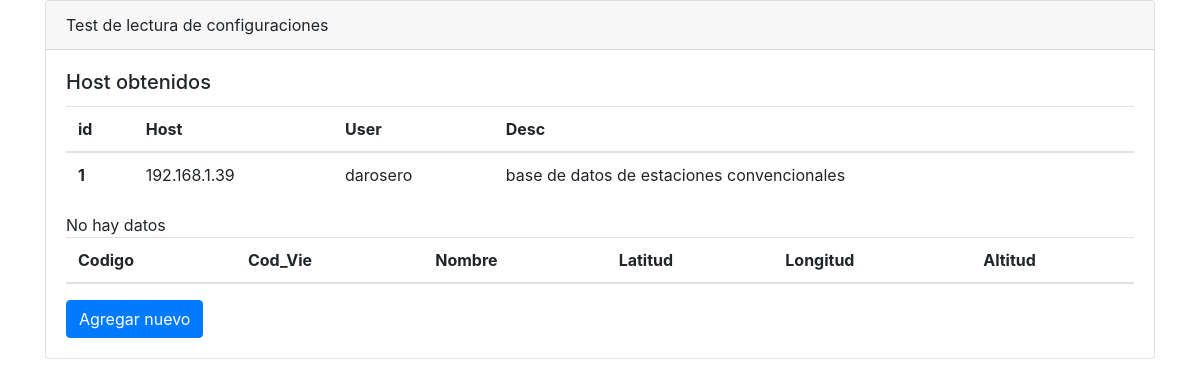
Screenshot of /getobs/contodb/ with the database file from the repository.
### base_consulta/models.py (models this page shows)
class BaseConf(models.Model):
    db_host = models.CharField(max_length=15)
    db_user = models.CharField(max_length=60)
    db_pass = models.CharField(max_length=60)
    db_name = models.CharField(max_length=60)
    db_desc = models.CharField(max_length=200)
    db_esta =models.IntegerField()

### getObservations/views.py (the view)
# urls.py: path('contodb/',views.contodb,name='contodb'),
def contodb(request):
    mchcred = dbConf("darosero")
    print(mchcred.db_user + " ######## log")
    conne = mch.MchConect(mchcred.db_host, mchcred.db_user, mchcred.db_pass, mchcred.db_name)
    data = conne.consulta("select estacion, municipio, nombreEstacion, latitud2" +
                          ",longitud2,altitud from estaciones where estacion like 'M%' order by estacion;")
    print(type(mchcred))
    dataE = []  # Lista de estaciones
    for d in data:
        epd = estacionpd(d[0], d[1], d[2], d[3], d[4], d[5])
        dataE.append(epd)
    return render(request, 'getObservations/contodb.html', {'milista': mchcred, 'estaciones': dataE})

### getObservations/views.py (called while the page is built)
def dbConf(user):
    listHost = BaseConf.objects.get(db_user=user)
    return listHost

### util/mchConect.py (called while the page is built)
    def consulta(self, sent=''):
        datos = [self.db_host, self.db_user, self.db_pass, self.db_name]
        conn = pymysql.connect(*datos)  # Conectar a la base de datos
        cursor = conn.cursor()  # Crear un cursor
        cursor.execute(sent)  # Ejecutar una consulta
        if sent.upper().startswith('SELECT'):
            data = cursor.fetchall()  # Traer los resultados de un select
        else:
            conn.commit()  # Hacer efectiva la escritura de datos
            data = None
        cursor.close()  # Cerrar el cursor
        conn.close()  # Cerrar la conexión
        return data

### templates/getObservations/contodb.html (shortened to what this page needs)
{% load icons %}
<link href="https://maxcdn.bootstrapcdn.com/font-awesome/4.7.0/css/font-awesome.min.css"
      rel="stylesheet"
>
{% load bootstrap4 %}
{% bootstrap_css %}
{% block content %}
<div class="container">
    <div class="card">
        <div class="card-header">
            Test de lectura de configuraciones
        </div>
        <div class="card-body">
            <h5 class="card-title">Host obtenidos</h5>
            <table class="table table-hover">
                <thead>
                <tr>
                    <th scope="col">id</th>
                    <th scope="col">Host</th>
                    <th scope="col">User</th>
                    <th scope="col">Desc</th>
                </tr>
                </thead>
                <tbody>
                {% if milista%}
                <tr>
                    <th scope="row">1</th>
                    <td>{{ milista.db_host }}</td>
                    <td>{{ milista.db_user }}</td>
                    <td>{{ milista.db_desc }}</td>
                </tr>
                {% else %}
                <p>No host are available.</p>
                {% endif %}
                </tbody>
            </table>
            <table class="table table-hover">
                <thead>
                <tr>
                    <th scope="col">Codigo</th>
                    <th scope="col">Cod_Vie</th>
                    <th scope="col">Nombre</th>
                    <th scope="col">Latitud</th>
                    <th scope="col">Longitud</th>
                    <th scope="col">Altitud</th>
                </tr>
                </thead>
                <tbody>
                {% if estaciones%}
                    {% for e in estaciones %}
                    <tr>
                        <th scope="row">{{e.estacion}}</th>
                        <td>{{ e.municipio }}</td>
                        <td>{{ e.nombreEstacion }}</td>
                        <td>{{ e.latitud2 }}</td>
                        <td>{{ e.longitud2 }}</td>
                        <td>{{ e.altitud }}</td>
                        <td> <a href="#">{% icon 'search' %}</a> </td>
                    </tr>
                    {% endfor %}
                {% else %}
                <span class="label label-danger">No hay datos</span>
                {% endif %}
                </tbody>
            </table>
            <a href="#" class="btn btn-primary">Agregar nuevo</a>
        </div>
    </div>
</div>
{% endblock %}

### rows the page displays
BaseConf: db_host "192.168.1.39", db_user "darosero", db_desc "base de datos de estaciones convencionales"
